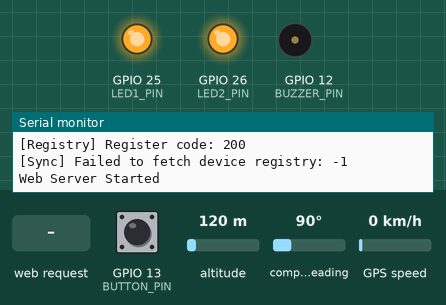
The sketch below on a simulated ESP32. Shown: output pins drawn as LEDs (lit = HIGH), buzzer (waves = sounding), the last lines printed to the serial monitor. The inputs (shaded band) are chosen by the test bench; at power-on: GPIO 13 (BUTTON_PIN) HIGH, altitude 120 m, compass heading 90°, GPS speed 0 km/h. WiFi joins after 1.5 s; servers stay silent unless stated; uploads are accepted with an empty reply; the GPS gets a fix after 3 s at 37.7749, -122.4194 with 8 satellites.

Above: at 3.1 s.
3.2 s: GPIO 13 (BUTTON_PIN) pulled LOW for 0.15 s
At 4.7 s:
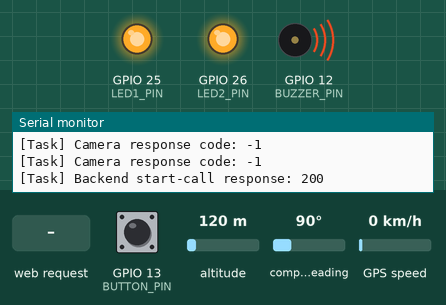
5.0 s: HTTP request GET /emergency/off received
6.5 s: HTTP request GET /emergency/on received
At 7.8 s:
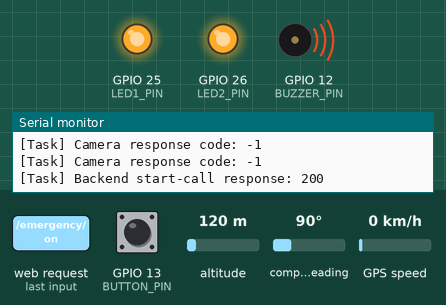
8.2 s: GPIO 13 (BUTTON_PIN) pulled LOW for 1 s
10.7 s: GPIO 13 (BUTTON_PIN) pulled LOW for 3.2 s
At 11.6 s:
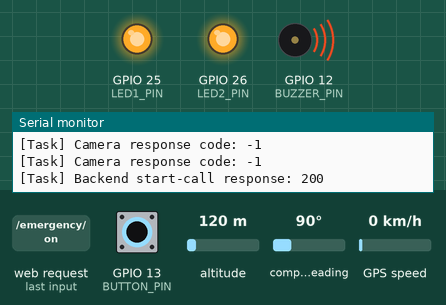
Timing chart, 0 to 16.4 s (numbered marks = the images above; inputs shaded):
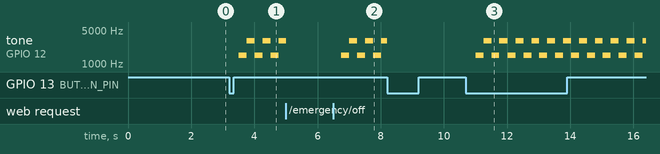

The sketch:

ESP32.ino
```cpp
#include <WiFi.h>
#include <HTTPClient.h>
#include <WebServer.h>
#include <TinyGPSPlus.h>
#include <WiFiClientSecure.h>
#define BUTTON_PIN 13
#define BUZZER_PIN 12
#define LED1_PIN 25
#define LED2_PIN 26
const char* ssid = "YOUR_WIFI_SSID";
const char* password = "YOUR_WIFI_PASSWORD";

// Backend URL
const char* backendServer = "http://YOUR_BACKEND_IP:5001";
unsigned long lastHeartbeat = 0;
const unsigned long heartbeatInterval = 20000;  // Heartbeat every 20 seconds

// Cached Camera IPs (initialized with fallbacks)
String camera1CachedIP = "192.168.1.101";
String camera2CachedIP = "192.168.1.102";
unsigned long lastIpSync = 0;
const unsigned long ipSyncInterval = 60000; // Sync every 60 seconds

bool lastButtonState = HIGH;
bool emergencyState = false;
unsigned long lastBackendCheck = 0;
const unsigned long backendCheckInterval = 3000; // Check backend status every 3 seconds during emergency

unsigned long lastToneChange = 0;
bool toneState = false;

TinyGPSPlus gps;
HardwareSerial GPSSerial(2);

WebServer server(80);

double latitude = 0;
double longitude = 0;
int satelliteCount = 0;
bool gpsValid = false;

// ========================================
// BACKGROUND TASK STRUCTURES
// ========================================

struct CamTaskParams {
  String ip;
  String route;
};

struct BackendTaskParams {
  String url;
  double lat;
  double lng;
  bool isActivation;
};

// ========================================
// BACKGROUND TASK FUNCTIONS
// ========================================

void triggerCamTask(void *pvParameters) {
  CamTaskParams* params = (CamTaskParams*)pvParameters;
  if (params->ip && params->ip != "") {
    HTTPClient http;
    String url = "http://" + params->ip + params->route;
    Serial.print("[Task] Triggering camera: ");
    Serial.println(url);

    http.begin(url);
    http.setTimeout(2000); // 2 seconds timeout to prevent hanging
    int responseCode = http.GET();
    Serial.print("[Task] Camera response code: ");
    Serial.println(responseCode);
    http.end();
  }
  delete params; // Free memory allocated on heap
  vTaskDelete(NULL); // Delete the task
}

void backendAlertTask(void *pvParameters) {
  BackendTaskParams* params = (BackendTaskParams*)pvParameters;
  HTTPClient http;
  WiFiClientSecure client;

  if (params->isActivation) {
    String url = params->url + "/api/start-call";
    Serial.print("[Task] Triggering Backend Alert: ");
    Serial.println(url);

    if (url.startsWith("https")) {
      client.setInsecure();
      http.begin(client, url);
    } else {
      http.begin(url);
    }
    http.addHeader("Content-Type", "application/json");

    String payload = "{\"pole\":\"controller-01\",\"latitude\":" + String(params->lat, 6) + ",\"longitude\":" + String(params->lng, 6) + "}";
    int responseCode = http.POST(payload);
    Serial.print("[Task] Backend start-call response: ");
    Serial.println(responseCode);
  } else {
    String url = params->url + "/api/end-call";
    Serial.print("[Task] Clearing Backend Alert: ");
    Serial.println(url);

    if (url.startsWith("https")) {
      client.setInsecure();
      http.begin(client, url);
    } else {
      http.begin(url);
    }
    int responseCode = http.POST("");
    Serial.print("[Task] Backend end-call response: ");
    Serial.println(responseCode);
  }

  http.end();
  delete params; // Free memory allocated on heap
  vTaskDelete(NULL); // Delete the task
}

void checkBackendStatusTask(void *pvParameters) {
  if (WiFi.status() == WL_CONNECTED) {
    HTTPClient http;
    WiFiClientSecure client;
    String url = String(backendServer) + "/api/call-state";
    if (url.startsWith("https")) {
      client.setInsecure();
      http.begin(client, url);
    } else {
      http.begin(url);
    }
    http.setTimeout(2000);

    int responseCode = http.GET();
    if (responseCode == 200) {
      String response = http.getString();
      if (response.indexOf("\"active\":false") != -1) {
        Serial.println("[Auto-Clear] Backend call is inactive. Clearing emergency state on ESP32.");
        emergencyState = false;
        emergencyOff();
      }
    }
    http.end();
  }
  vTaskDelete(NULL);
}

// ========================================
// REGISTRY IP DISCOVERY
// ========================================

void syncCameraIPs() {
  if (WiFi.status() == WL_CONNECTED) {
    HTTPClient http;
    WiFiClientSecure client;
    String url = String(backendServer) + "/api/devices";
    if (url.startsWith("https")) {
      client.setInsecure();
      http.begin(client, url);
    } else {
      http.begin(url);
    }
    http.setTimeout(3000);

    int httpResponseCode = http.GET();
    if (httpResponseCode == 200) {
      String response = http.getString();
      http.end();

      // Resolve Camera 1 IP
      int deviceIndex1 = response.indexOf("\"deviceId\":\"camera-01\"");
      if (deviceIndex1 != -1) {
        int ipKeyIndex = response.indexOf("\"ip\":\"", deviceIndex1);
        if (ipKeyIndex != -1) {
          int ipStartIndex = ipKeyIndex + 6;
          int ipEndIndex = response.indexOf("\"", ipStartIndex);
          if (ipEndIndex != -1) {
            camera1CachedIP = response.substring(ipStartIndex, ipEndIndex);
            Serial.print("[Sync] Camera 1 IP cached: ");
            Serial.println(camera1CachedIP);
          }
        }
      }

      // Resolve Camera 2 IP
      int deviceIndex2 = response.indexOf("\"deviceId\":\"camera-02\"");
      if (deviceIndex2 != -1) {
        int ipKeyIndex = response.indexOf("\"ip\":\"", deviceIndex2);
        if (ipKeyIndex != -1) {
          int ipStartIndex = ipKeyIndex + 6;
          int ipEndIndex = response.indexOf("\"", ipStartIndex);
          if (ipEndIndex != -1) {
            camera2CachedIP = response.substring(ipStartIndex, ipEndIndex);
            Serial.print("[Sync] Camera 2 IP cached: ");
            Serial.println(camera2CachedIP);
          }
        }
      }
    } else {
      http.end();
      Serial.print("[Sync] Failed to fetch device registry: ");
      Serial.println(httpResponseCode);
    }
  }
}

// Helper task wrapper for background IP sync
void syncIPsTask(void *pvParameters) {
  syncCameraIPs();
  vTaskDelete(NULL);
}

// ========================================
// EMERGENCY ON
// ========================================

void emergencyOn() {
  Serial.println();
  Serial.println("================================");
  Serial.println("EMERGENCY ACTIVATED");
  Serial.println("POLICE SIREN ENABLED");
  Serial.println("================================");

  toneState = false;
  lastToneChange = millis();

  // 1. Trigger Camera 1 (Task A)
  CamTaskParams* cam1Params = new CamTaskParams();
  cam1Params->ip = camera1CachedIP;
  cam1Params->route = "/emergency/on";
  xTaskCreate(triggerCamTask, "Cam1TaskOn", 4096, cam1Params, 1, NULL);

  // 2. Trigger Camera 2 (Task B)
  CamTaskParams* cam2Params = new CamTaskParams();
  cam2Params->ip = camera2CachedIP;
  cam2Params->route = "/emergency/on";
  xTaskCreate(triggerCamTask, "Cam2TaskOn", 4096, cam2Params, 1, NULL);

  // 3. Trigger Backend Alert (Task C)
  BackendTaskParams* backendParams = new BackendTaskParams();
  backendParams->url = String(backendServer);
  backendParams->lat = latitude;
  backendParams->lng = longitude;
  backendParams->isActivation = true;
  xTaskCreate(backendAlertTask, "BackendAlertTask", 4096, backendParams, 1, NULL);
}

// ========================================
// EMERGENCY OFF
// ========================================

void emergencyOff() {
  Serial.println();
  Serial.println("================================");
  Serial.println("EMERGENCY CLEARED");
  Serial.println("ALARM DISABLED");
  Serial.println("================================");

  ledcWriteTone(BUZZER_PIN, 0);

  // 1. Clear Camera 1 (Task A)
  CamTaskParams* cam1Params = new CamTaskParams();
  cam1Params->ip = camera1CachedIP;
  cam1Params->route = "/emergency/off";
  xTaskCreate(triggerCamTask, "Cam1TaskOff", 4096, cam1Params, 1, NULL);

  // 2. Clear Camera 2 (Task B)
  CamTaskParams* cam2Params = new CamTaskParams();
  cam2Params->ip = camera2CachedIP;
  cam2Params->route = "/emergency/off";
  xTaskCreate(triggerCamTask, "Cam2TaskOff", 4096, cam2Params, 1, NULL);

  // 3. Clear Backend Alert (Task C)
  BackendTaskParams* backendParams = new BackendTaskParams();
  backendParams->url = String(backendServer);
  backendParams->lat = latitude;
  backendParams->lng = longitude;
  backendParams->isActivation = false;
  xTaskCreate(backendAlertTask, "BackendClearTask", 4096, backendParams, 1, NULL);
}

// ========================================
// GPS
// ========================================

void handleGPS() {
  String json = "{";

  json += "\"latitude\":" + String(latitude, 6) + ",";

  json += "\"longitude\":" + String(longitude, 6) + ",";

  json += "\"satellites\":" + String(satelliteCount) + ",";

  json += "\"valid\":";
  json += gpsValid ? "true" : "false";

  json += "}";

  server.sendHeader("Access-Control-Allow-Origin", "*");
  server.send(
    200,
    "application/json",
    json);
}

void handleEmergencyStatus() {
  String json =
    "{\"emergency\":";

  json += emergencyState
            ? "true"
            : "false";

  json += "}";

  server.sendHeader("Access-Control-Allow-Origin", "*");
  server.send(
    200,
    "application/json",
    json);
}

void handleEmergencyOn() {
  if (!emergencyState) {
    emergencyState = true;
    emergencyOn();
  }

  server.sendHeader("Access-Control-Allow-Origin", "*");
  server.send(
    200,
    "text/plain",
    "Emergency ON");
}

void handleEmergencyOff() {
  if (emergencyState) {
    emergencyState = false;
    emergencyOff();
  }

  server.sendHeader("Access-Control-Allow-Origin", "*");
  server.send(
    200,
    "text/plain",
    "Emergency OFF");
}

// ========================================
// DEVICE REGISTRY HELPERS
// ========================================
void registerDevice() {
  if (WiFi.status() == WL_CONNECTED) {
    HTTPClient http;
    WiFiClientSecure client;
    String url = String(backendServer) + "/api/device/register";
    if (url.startsWith("https")) {
      client.setInsecure();
      http.begin(client, url);
    } else {
      http.begin(url);
    }
    http.addHeader("Content-Type", "application/json");

    String payload = "{\"deviceId\":\"controller-01\",\"deviceType\":\"controller\",\"mac\":\"" + WiFi.macAddress() + "\",\"ip\":\"" + WiFi.localIP().toString() + "\"}";

    int httpResponseCode = http.POST(payload);
    Serial.print("[Registry] Register code: ");
    Serial.println(httpResponseCode);
    http.end();
  }
}

void sendHeartbeat() {
  if (WiFi.status() == WL_CONNECTED) {
    HTTPClient http;
    WiFiClientSecure client;
    String url = String(backendServer) + "/api/device/heartbeat";
    if (url.startsWith("https")) {
      client.setInsecure();
      http.begin(client, url);
    } else {
      http.begin(url);
    }
    http.addHeader("Content-Type", "application/json");

    String payload = "{\"deviceId\":\"controller-01\",\"ip\":\"" + WiFi.localIP().toString() + "\"}";

    int httpResponseCode = http.POST(payload);
    Serial.print("[Registry] Heartbeat code: ");
    Serial.println(httpResponseCode);
    http.end();
  }
}


// ========================================
// SETUP
// ========================================

void setup() {
  Serial.begin(115200);

  pinMode(
    BUTTON_PIN,
    INPUT_PULLUP);

  pinMode(LED1_PIN, OUTPUT);
  digitalWrite(LED1_PIN, HIGH);

  pinMode(LED2_PIN, OUTPUT);
  digitalWrite(LED2_PIN, HIGH);

  ledcAttach(
    BUZZER_PIN,
    2000,
    8);

  WiFi.begin(
    ssid,
    password);

  Serial.print(
    "Connecting to WiFi");

  while (
    WiFi.status() != WL_CONNECTED) {
    delay(500);
    Serial.print(".");
  }

  Serial.println();
  Serial.println("WiFi Connected");
  Serial.println("Emergency System Ready");

  Serial.print("ESP32 IP: ");
  Serial.println(
    WiFi.localIP());

  registerDevice();
  syncCameraIPs();

  GPSSerial.begin(
    9600,
    SERIAL_8N1,
    16,
    17);

  server.on(
    "/gps",
    handleGPS);

  server.on(
    "/emergency/status",
    handleEmergencyStatus);

  server.on(
    "/emergency/on",
    handleEmergencyOn);

  server.on(
    "/emergency/off",
    handleEmergencyOff);

  server.begin();

  Serial.println(
    "Web Server Started");
}

// ========================================
// LOOP
// ========================================

void loop() {

  while (GPSSerial.available()) {
    gps.encode(
      GPSSerial.read());
  }

  if (gps.location.isValid()) {
    latitude =
      gps.location.lat();

    longitude =
      gps.location.lng();

    gpsValid = true;
  }

  if (gps.satellites.isValid()) {
    satelliteCount =
      gps.satellites.value();
  }

  bool currentButtonState =
    digitalRead(BUTTON_PIN);

  if (
    lastButtonState == HIGH && currentButtonState == LOW) {
    emergencyState =
      !emergencyState;

    Serial.print(
      "Emergency State: ");

    Serial.println(
      emergencyState
        ? "ON"
        : "OFF");

    if (emergencyState) {
      emergencyOn();
    } else {
      emergencyOff();
    }

    delay(300);
  }

  lastButtonState =
    currentButtonState;

  // ====================================
  // POLICE SIREN
  // ====================================

  if (emergencyState) {
    if (millis() - lastToneChange > 250) {
      lastToneChange = millis();

      toneState = !toneState;

      if (toneState) {
        ledcWriteTone(BUZZER_PIN, 1500);
      } else {
        ledcWriteTone(BUZZER_PIN, 3000);
      }
    }
  }

  // Check backend emergency status periodically during emergency (for self-clearing)
  if (emergencyState && (millis() - lastBackendCheck > backendCheckInterval)) {
    lastBackendCheck = millis();
    xTaskCreate(checkBackendStatusTask, "CheckBackendTask", 4096, NULL, 1, NULL);
  }

  // Heartbeat trigger
  if (millis() - lastHeartbeat > heartbeatInterval) {
    lastHeartbeat = millis();
    sendHeartbeat();
  }

  // Background camera IP sync from backend registry (every 60 seconds)
  if (millis() - lastIpSync > ipSyncInterval) {
    lastIpSync = millis();
    xTaskCreate(syncIPsTask, "SyncIPsTask", 4096, NULL, 1, NULL);
  }

  server.handleClient();
}
```

Measured:
- after the input at 3.2 s, tone on GPIO 12 (BUZZER_PIN): alternates 3000 Hz for 0.25 s and 1500 Hz for 0.25 s, starting after 0.31 s
- after the input at 6.5 s, tone on GPIO 12 (BUZZER_PIN): alternates 3000 Hz for 0.25 s and 1500 Hz for 0.25 s, starting after 0.26 s
- after the input at 10.7 s, tone on GPIO 12 (BUZZER_PIN): alternates 3000 Hz for 0.25 s and 1500 Hz for 0.25 s, starting after 0.31 s
